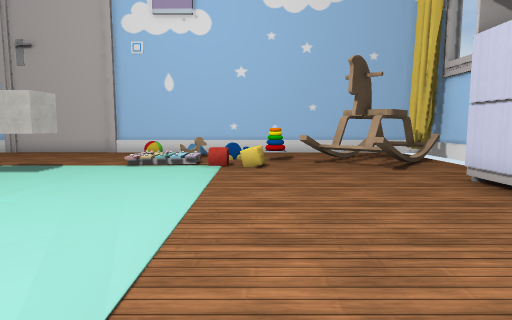
view 1 (above)

16 first-person views from a walk through a 3-D level made in the Unity game engine. The camera is 1.2 m above the floor, tilts 6° down and sees 75° across. The floor is counted in squares, 1 m on a side. Each view is taken from the middle of a square. On the plan, view 1 faces up. The plan holds only what a view shows up to about 14 squares ahead; the rest is blank. Some animated figures are left out. Some surface patterns are stand-ins.

view 2
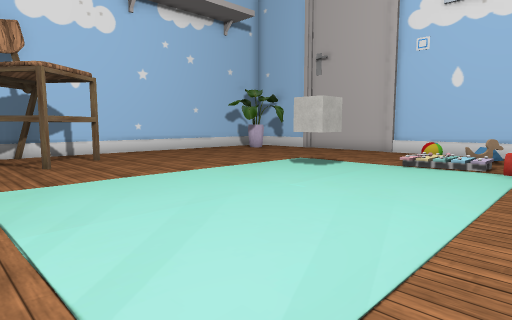

view 3
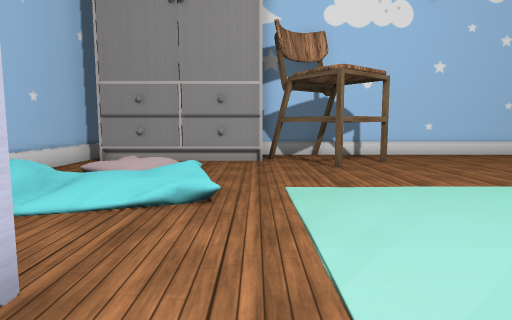

view 4
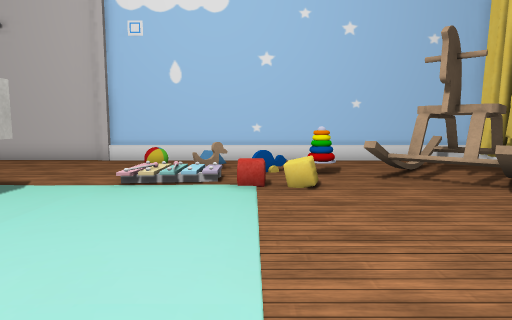

view 5
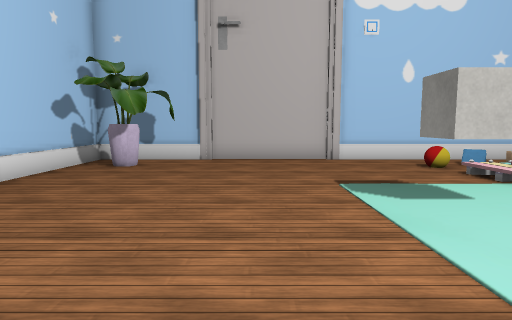

view 6
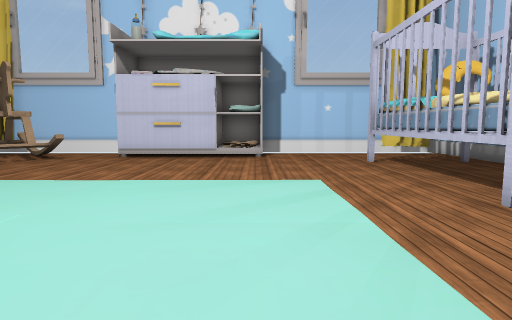

view 7
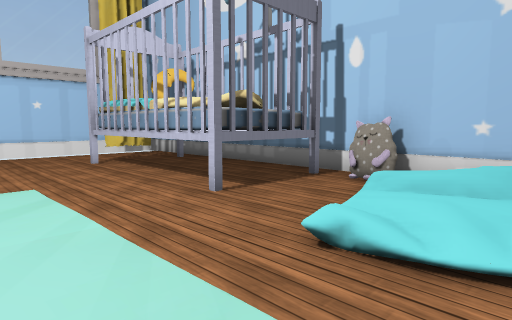

view 8
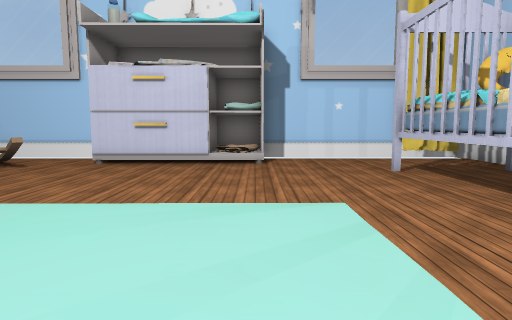

view 9
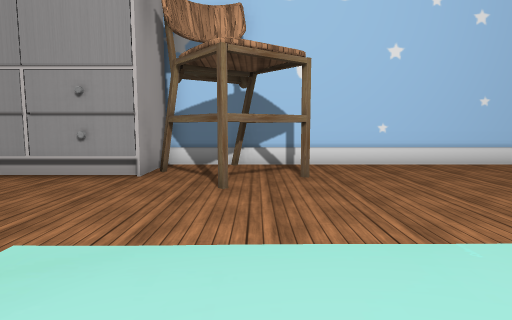

view 10
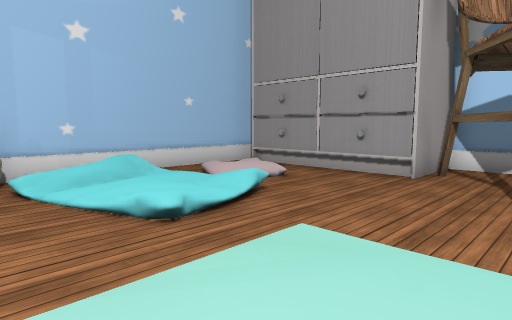

view 11
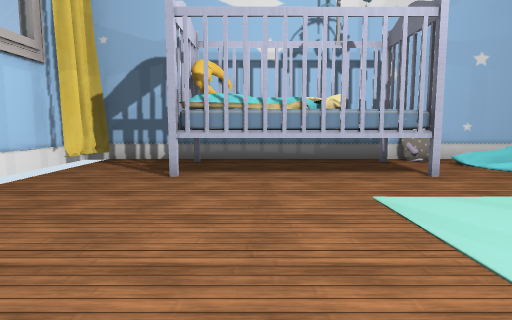

view 12
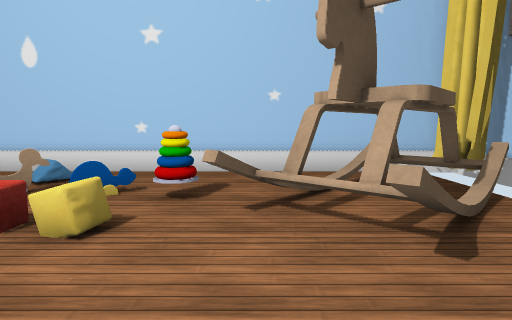

view 13
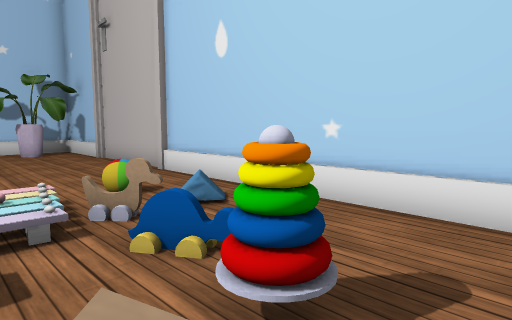

view 14
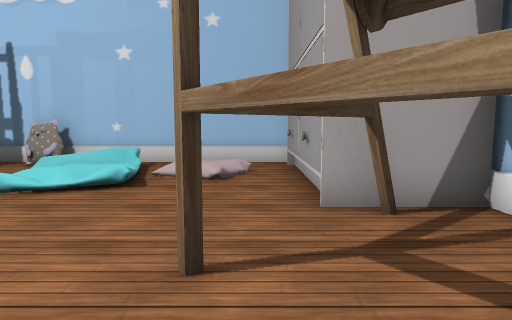

view 15
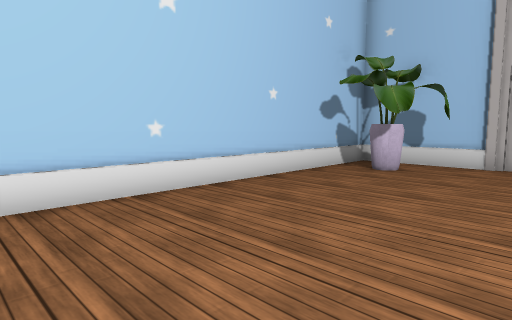

view 16
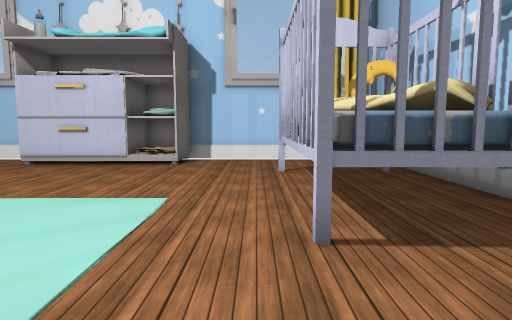

### Floor plan
Key: @ floor where view 1 was taken; # wall or solid block; . main floor; : floor 0.25 m higher than the main floor; + floor 0.5 m higher than the main floor; / step, stairs or slope; B ball; C cube; H chair; P plant; O other object.
Columns run from 15 left of view 1 to 7 right of it. Each row starts with its distance up from view 1.
 15 #######################
 14 #...................O##
 13 #.P........B.......OO##
 12 #..........B.OOOO..OOO#
 11 #..........///..OOOOO #
 10 #..........//:+.O.OO.
  9 #........C.....O..O..
  8 #........CC..........
  7 #...................OO
  6 #...................OO
  5 #...................OO
  4 #..H................OO#
  3 #HH.H...............OO#
  2 #H..H...............OO#
  1 #.HH................. #
  0 ##O#...........@.....
 -1    O...///...........
 -2    O.../ ...OOOOOOO..
 -3    O. //  ..O OOO O..
 -4    O. //  /.O O   O..#
 -5    #....O.OOOOOOOOO..#
 -6  #####################

Positions as (right, up) in squares from view 1, and headings:
1: (0, 0), facing up
2: (0, 0), facing up-left
3: (-1, 0), facing left
4: (-1, 3), facing up
5: (-9, 3), facing up
6: (-8, 2), facing right
7: (-8, 2), facing down-right
8: (-6, 2), facing right
9: (-4, 3), facing left
10: (-4, 3), facing down-left
11: (1, 6), facing down
12: (2, 6), facing up
13: (2, 10), facing up-left
14: (-11, 5), facing down
15: (-9, 4), facing up-left
16: (-7, -1), facing right
